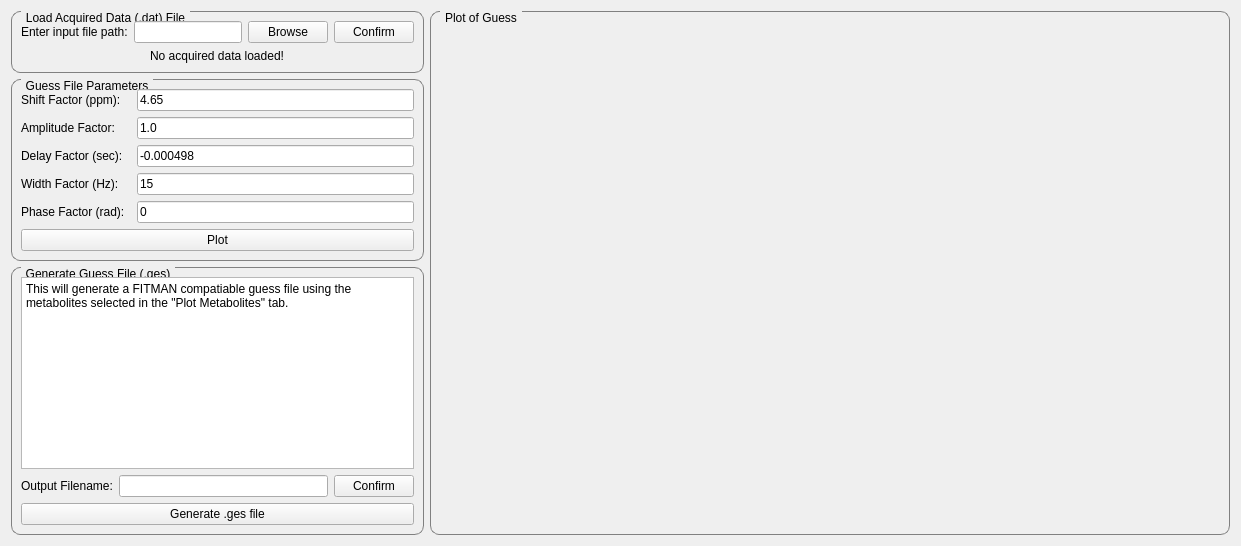
     <widget class="QWidget" name="gesTab">
      <attribute name="title">
       <string>Generate Guess File</string>
      </attribute>
      <layout class="QGridLayout" name="gridLayout_8">
       <item row="1" column="0" colspan="2">
        <widget class="QGroupBox" name="gesParamsGroupBox">
         <property name="styleSheet">
          <string notr="true">QGroupBox {
	font-size: 12px;
    border: 1px solid gray;
    border-radius: 9px;
    margin-top: 0.5em;
}

QGroupBox::title {
    subcontrol-origin: margin;
    left: 10px;
    padding: 0 3px 0 3px;
}</string>
         </property>
         <property name="title">
          <string>Guess File Parameters</string>
         </property>
         <layout class="QGridLayout" name="gridLayout_9">
          <item row="3" column="2">
           <widget class="QLineEdit" name="wFactorLineEdit">
            <property name="text">
             <string>15</string>
            </property>
           </widget>
          </item>
          <item row="0" column="2">
           <widget class="QLineEdit" name="sFactorLineEdit">
            <property name="text">
             <string>4.65</string>
            </property>
           </widget>
          </item>
          <item row="4" column="0">
           <widget class="QLabel" name="pFactorLabel">
            <property name="text">
             <string>Phase Factor (rad):</string>
            </property>
           </widget>
          </item>
          <item row="3" column="0">
           <widget class="QLabel" name="wFactorLabel">
            <property name="text">
             <string>Width Factor (Hz):</string>
            </property>
           </widget>
          </item>
          <item row="4" column="2">
           <widget class="QLineEdit" name="pFactorLineEdit">
            <property name="text">
             <string>0</string>
            </property>
           </widget>
          </item>
          <item row="1" column="0">
           <widget class="QLabel" name="aFactorLabel">
            <property name="text">
             <string>Amplitude Factor:</string>
            </property>
           </widget>
          </item>
          <item row="0" column="0">
           <widget class="QLabel" name="sFactorLabel">
            <property name="text">
             <string>Shift Factor (ppm):</string>
            </property>
           </widget>
          </item>
          <item row="2" column="0">
           <widget class="QLabel" name="dFactorLabel">
            <property name="text">
             <string>Delay Factor (sec):</string>
            </property>
           </widget>
          </item>
          <item row="5" column="0" colspan="3">
           <widget class="QPushButton" name="plotGESButton">
            <property name="text">
             <string>Plot</string>
            </property>
           </widget>
          </item>
          <item row="1" column="2">
           <widget class="QLineEdit" name="aFactorLineEdit">
            <property name="text">
             <string>1.0</string>
            </property>
           </widget>
          </item>
          <item row="2" column="2">
           <widget class="QLineEdit" name="dFactorLineEdit">
            <property name="text">
             <string>-0.000498</string>
            </property>
           </widget>
          </item>
         </layout>
        </widget>
       </item>
       <item row="2" column="0" rowspan="2" colspan="2">
        <widget class="QGroupBox" name="genGESGroupBox">
         <property name="styleSheet">
          <string notr="true">QGroupBox {
	font-size: 12px;
    border: 1px solid gray;
    border-radius: 9px;
    margin-top: 0.5em;
}

QGroupBox::title {
    subcontrol-origin: margin;
    left: 10px;
    padding: 0 3px 0 3px;
}</string>
         </property>
         <property name="title">
          <string>Generate Guess File (.ges)</string>
         </property>
         <layout class="QVBoxLayout" name="verticalLayout_18">
          <item>
           <layout class="QGridLayout" name="genGESGridLayout">
            <item row="4" column="0" colspan="3">
             <widget class="QPushButton" name="genGESButton">
              <property name="text">
               <string>Generate .ges file</string>
              </property>
             </widget>
            </item>
            <item row="1" column="1" rowspan="3">
             <widget class="QLineEdit" name="gesFilenameInput"/>
            </item>
            <item row="1" column="2" rowspan="3">
             <widget class="QPushButton" name="gesFilenameConfirmButton">
              <property name="text">
               <string>Confirm</string>
              </property>
             </widget>
            </item>
            <item row="1" column="0" rowspan="3">
             <widget class="QLabel" name="gesFilenameLabel">
              <property name="text">
               <string>Output Filename:</string>
              </property>
             </widget>
            </item>
            <item row="0" column="0" colspan="3">
             <widget class="QTextBrowser" name="gesFilenameInfoLabel">
              <property name="html">
               <string>&lt;!DOCTYPE HTML PUBLIC &quot;-//W3C//DTD HTML 4.0//EN&quot; &quot;http://www.w3.org/TR/REC-html40/strict.dtd&quot;&gt;
&lt;html&gt;&lt;head&gt;&lt;meta name=&quot;qrichtext&quot; content=&quot;1&quot; /&gt;&lt;style type=&quot;text/css&quot;&gt;
p, li { white-space: pre-wrap; }
&lt;/style&gt;&lt;/head&gt;&lt;body style=&quot; font-family:'Noto Sans'; font-size:10pt; font-weight:400; font-style:normal;&quot;&gt;
&lt;p style=&quot; margin-top:0px; margin-bottom:0px; margin-left:0px; margin-right:0px; -qt-block-indent:0; text-indent:0px;&quot;&gt;&lt;span style=&quot; font-family:'Sans Serif'; font-size:9pt;&quot;&gt;This will generate a FITMAN compatiable guess file using the metabolites selected in the &amp;quot;Plot Metabolites&amp;quot; tab.&lt;/span&gt;&lt;/p&gt;&lt;/body&gt;&lt;/html&gt;</string>
              </property>
             </widget>
            </item>
           </layout>
          </item>
         </layout>
        </widget>
       </item>
       <item row="0" column="2" rowspan="4">
        <widget class="QGroupBox" name="plotGESGroupBox">
         <property name="sizePolicy">
          <sizepolicy hsizetype="Minimum" vsizetype="Preferred">
           <horstretch>0</horstretch>
           <verstretch>0</verstretch>
          </sizepolicy>
         </property>
         <property name="minimumSize">
          <size>
           <width>800</width>
           <height>0</height>
          </size>
         </property>
         <property name="styleSheet">
          <string notr="true">QGroupBox {
	font-size: 12px;
    border: 1px solid gray;
    border-radius: 9px;
    margin-top: 0.5em;
}

QGroupBox::title {
    subcontrol-origin: margin;
    left: 10px;
    padding: 0 3px 0 3px;
}</string>
         </property>
         <property name="title">
          <string>Plot of Guess</string>
         </property>
         <layout class="QVBoxLayout" name="verticalLayout_16">
          <item>
           <layout class="QVBoxLayout" name="plotGES_mplvl"/>
          </item>
         </layout>
        </widget>
       </item>
       <item row="0" column="0" colspan="2">
        <widget class="QGroupBox" name="loadDatFileGroupBox">
         <property name="styleSheet">
          <string notr="true">QGroupBox {
	font-size: 12px;
    border: 1px solid gray;
    border-radius: 9px;
    margin-top: 0.5em;
}

QGroupBox::title {
    subcontrol-origin: margin;
    left: 10px;
    padding: 0 3px 0 3px;
}</string>
         </property>
         <property name="title">
          <string>Load Acquired Data (.dat) File</string>
         </property>
         <layout class="QVBoxLayout" name="verticalLayout_19">
          <item>
           <layout class="QGridLayout" name="filenameGridLayout_dat">
            <item row="0" column="1">
             <widget class="QLineEdit" name="filenameInput_dat">
              <property name="text">
               <string/>
              </property>
             </widget>
            </item>
            <item row="0" column="0">
             <widget class="QLabel" name="filenameInputLabel_dat">
              <property name="text">
               <string>Enter input file path:</string>
              </property>
             </widget>
            </item>
            <item row="0" column="3">
             <widget class="QPushButton" name="filenameConfirmButton_dat">
              <property name="text">
               <string>Confirm</string>
              </property>
              <property name="default">
               <bool>false</bool>
              </property>
             </widget>
            </item>
            <item row="1" column="0" colspan="4" alignment="Qt::AlignHCenter">
             <widget class="QLabel" name="filenameInfoLabel_dat">
              <property name="text">
               <string>No acquired data loaded!</string>
              </property>
             </widget>
            </item>
            <item row="0" column="2">
             <widget class="QPushButton" name="filenameBrowseButton_dat">
              <property name="text">
               <string>Browse</string>
              </property>
             </widget>
            </item>
           </layout>
          </item>
         </layout>
        </widget>
       </item>
      </layout>
     </widget>
